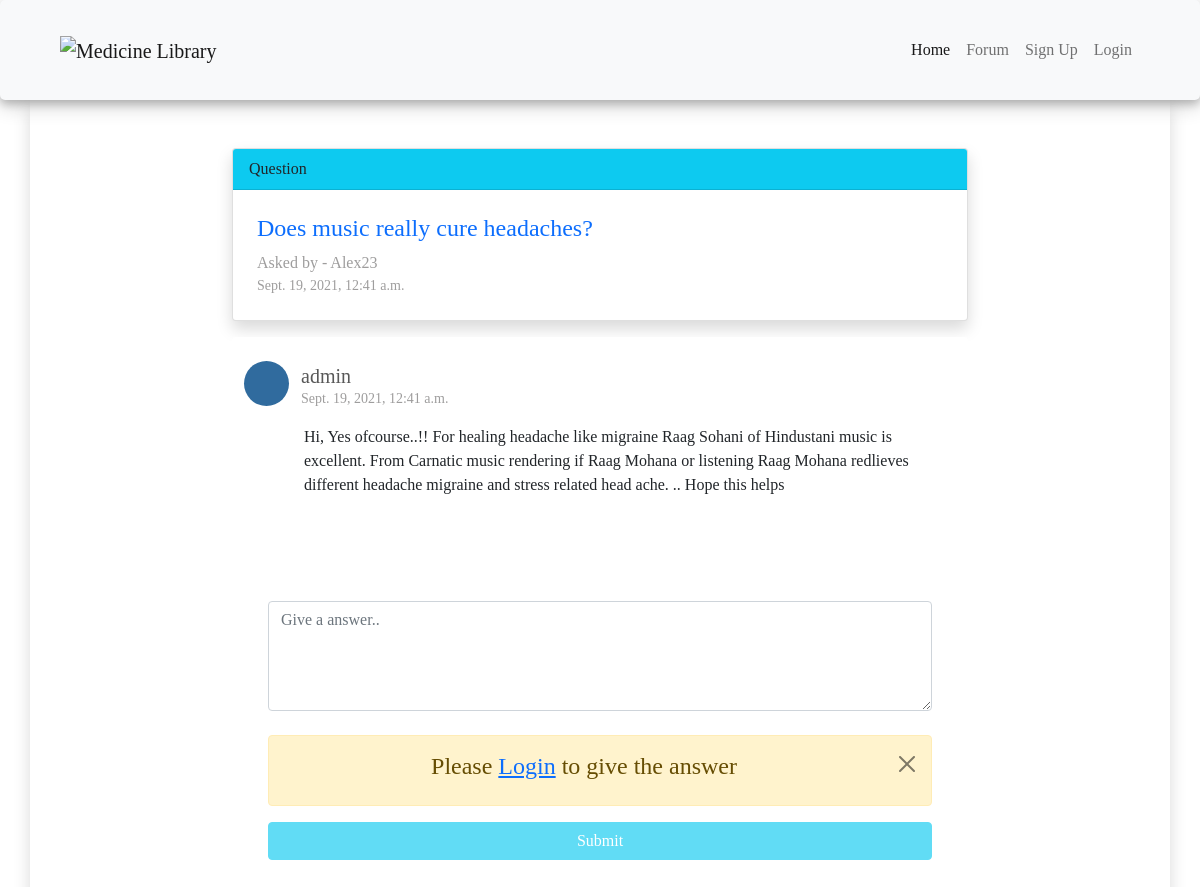
The page /quesdetails/20 on the database its author committed.
### App/models.py (models this page shows, shortened)
class Question(models.Model):
    question = models.CharField(max_length=500)
    user = models.ForeignKey(User,on_delete=models.CASCADE)
    date_added = models.DateTimeField(default=timezone.localtime(timezone.now()), blank=True)

class Answer(models.Model):
    answer = models.CharField(max_length=500)
    question = models.ForeignKey(Question,on_delete=models.CASCADE)
    user = models.ForeignKey(User,on_delete=models.CASCADE)
    date_added = models.DateTimeField(default=timezone.localtime(timezone.now()), blank=True)

### App/views.py (the view)
# urls.py: path('quesdetails/<int:id>',ques_detailsView,name='ques_detailsView'),
def ques_detailsView(request,id):
    question = Question.objects.get(id=id)
    answer = Answer.objects.filter(question__id=id)
    if request.method == "POST":
        ans = request.POST.get('answer_input')
        Answer.objects.create(answer=ans,user=request.user,question=question)
    context = {
    'ques':question,
    'answer':answer
    }
    return render(request,'ques_details.html',context)

### App/Templates/ques_details.html (shortened to what this page needs)
{% extends 'navbar.html' %}
{% load static %}
{% load crispy_forms_tags %}
{% block css %}
<link rel="stylesheet" href="{% static 'css/style.css' %}" />
{% endblock css %}
{% block body %}
<div class="container">
<div class='row h-100 shadow '>
  <div class="col-lg-8  offset-lg-2 col-md-8 offset-md-2 col-sm-10 offset-sm-1 my-2 mt-5">
      <div class="card rounded-sm shadow ">
        <div class="card-header bg-info">Question</div>
        <div class="card-body p-lg-4 p-sm-1 ">
          <h4 class="text-primary">{{ques.question}}</h4>
          <p>Asked by - {{ques.user}}</p>
          <p class='small'>{{ques.date_added}}</p>
        </div>
      </div>
    </div>
    {% for ans in answer %}
    <div class="col-lg-8 offset-lg-2 col-md-8 offset-md-2 col-sm-10 offset-sm-1 my-2">
      <div class="card rounded -sm border-0">
        <div class="card-body p-lg-4 p-sm-1 ">
        <div class='row ans_row'>
            <div class='col-1'>
                <i class='fas fa-user'></i>
            </div>
            <div class='col-11'>
                <h5 class="">{{ans.user}}</h5></p>
                <p class='small'>{{ans.date_added}}
            </div>
        </div>
          <p class="text-dark mt-3 ms-5">{{ans.answer}}</p>
        </div>
      </div>
    </div>
    {% endfor %}
    <div class='col-lg-8 offset-lg-2 col-md-8 offset-md-2  col-sm-8 offset-sm-2 p-5  login_div '>
      <form class='ask_question' {% url 'ques_detailsView' ques.id %} method="POST">
        <textarea name="answer_input" id="answer_input" class='form-control my-4' placeholder='Give a answer..' cols="30" rows="4"></textarea>
        {% if  request.user.is_authenticated %}
        <button class='btn btn-info text-white w-100 mb-5 ' type="submit">Submit</button endif %}ton>
        {% else %}
            <div class="alert alert-warning alert-dismissible fade show" role="alert">
              <h4 class=''>Please <a href="{% url 'loginView' %}">Login</a> to give the answer</h4>
            <button type="button" class="btn-close" data-bs-dismiss="alert" aria-label="Close"></button>
          </div>
        <button class='btn btn-info text-white w-100 mb-5 disabled ' type="submit">Submit</button endif %}ton>
        {% endif %}
    </div>
</div>
</div>
{% endblock %}

### App/static/css/style.css (style rules this page uses)
* { --font1:Bahnschrift; font-family: var(--font1); }
.card-body p { color: #9e9d9d; margin: 0; }
.card-body h5 { color: #585858; margin: 0; margin-top: 3px; }
.login_div { border-radius: 5px; }
.login_div div { display: flex; justify-content: center; }
.ans_row .col-1 { display: flex; justify-content: center; align-items: center; width: 45px; height: 45px; background: #306b9e; border-radius: 50%; }
.ans_row .col-1 i { font-size: 30px; border-radius: 50%; color: #ffff; }

### rows shown on the page
Question: question "Does music really cure headaches?", user "Alex23", date_added "Sept. 19, 2021, 12:41 a.m."
Answer: user "admin", date_added "Sept. 19, 2021, 12:41 a.m.", answer "Hi, Yes ofcourse..!! For healing headache like migraine Raag Sohani of Hindustani music is excellent. From Carnatic music rendering if Raag Mohana or listening Raag Mohana redlieves different headache migraine and stress related head ache. .. Hope this helps"
